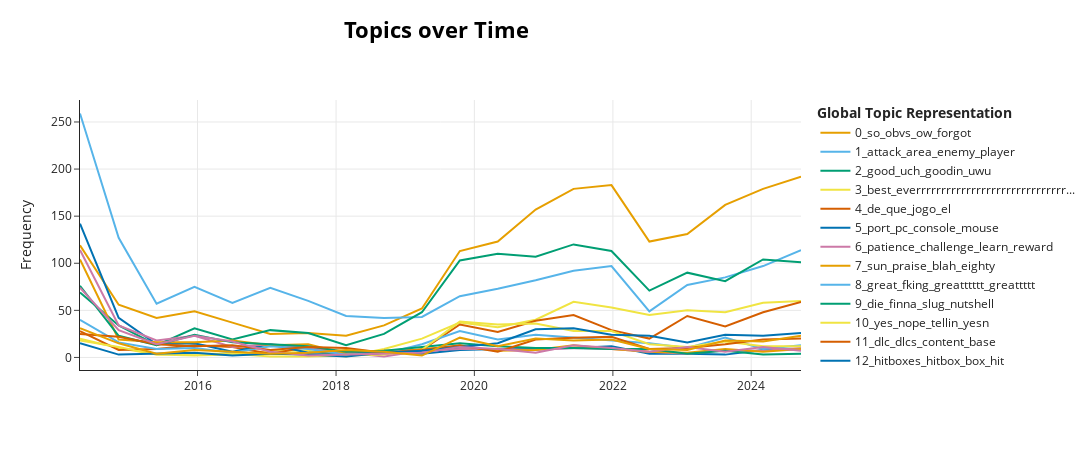

This figure's notebook cell:
### Code cell
topic_model.visualize_topics_over_time(topics_over_time, top_n_topics=15)

### Figure 1 — Plotly figure (JSON) as saved in the notebook; plotly's stock layout.template omitted (floating-point values rounded to 4 significant figures)
{"data": [{"hoverinfo": "text", "hovertext": ["<b>Topic 0</b><br>Words: ow, so, obvs, forgot, show", "<b>Topic 0</b><br>Words: so, obvs, ow, forgot, show", "<b>Topic 0</b><br>Words: so, obvs, ow, forgot, show", "<b>Topic 0</b><br>Words: so, obvs, ow, forgot, show", "<b>Topic 0</b><br>Words: so, obvs, ow, forgot, show", "<b>Topic 0</b><br>Words: so, obvs, ow, forgot, show", "<b>Topic 0</b><br>Words: so, obvs, ow, forgot, show", "<b>Topic 0</b><br>Words: so, obvs, ow, forgot, show", "<b>Topic 0</b><br>Words: show, so, obvs, ow, forgot", "<b>Topic 0</b><br>Words: so, obvs, ow, forgot, show", "<b>Topic 0</b><br>Words: so, obvs, ow, forgot, show", "<b>Topic 0</b><br>Words: so, obvs, ow, forgot, show", "<b>Topic 0</b><br>Words: last, so, obvs, ow, forgot", "<b>Topic 0</b><br>Words: show, so, obvs, ow, forgot", "<b>Topic 0</b><br>Words: so, obvs, ow, forgot, show", "<b>Topic 0</b><br>Words: forgot, so, obvs, ow, find", "<b>Topic 0</b><br>Words: obvs, so, ow, forgot, show", "<b>Topic 0</b><br>Words: so, obvs, ow, forgot, show", "<b>Topic 0</b><br>Words: find, so, obvs, ow, forgot", "<b>Topic 0</b><br>Words: last, so, obvs, ow, forgot"], "marker": {"color": "#E69F00"}, "mode": "lines", "name": "0_so_obvs_ow_forgot", "type": "scatter", "x": ["2014-04-20T18:06:56.036000", "2014-11-10T19:22:33.200000", "2015-05-29T20:36:41.400000", "2015-12-15T21:50:49.600000", "2016-07-02T23:04:57.800000", "2017-01-19T00:19:06", "2017-08-07T01:33:14.200000", "2018-02-23T02:47:22.400000", "2018-09-11T04:01:30.600000", "2019-03-30T05:15:38.800000", "2019-10-16T06:29:47", "2020-05-03T07:43:55.200000", "2020-11-19T08:58:03.400000", "2021-06-07T10:12:11.600000", "2021-12-24T11:26:19.800000", "2022-07-12T12:40:28", "2023-01-28T13:54:36.200000", "2023-08-16T15:08:44.400000", "2024-03-03T16:22:52.600000", "2024-09-19T17:37:00.800000"], "y": [119, 56, 42, 49, 37, 25, 26, 23, 34, 52, 113, 123, 157, 179, 183, 123, 131, 162, 179, 192]}, {"hoverinfo": "text", "hovertext": ["<b>Topic 1</b><br>Words: player, covenant, bonfire, weapon, attack", "<b>Topic 1</b><br>Words: player, matrixdll, area, new, summon", "<b>Topic 1</b><br>Words: player, enemy, place, fight, area", "<b>Topic 1</b><br>Words: katana, ice, chaos, rapier, sword", "<b>Topic 1</b><br>Words: area, player, weapon, attack, enemy", "<b>Topic 1</b><br>Words: player, attack, item, fight, weapon", "<b>Topic 1</b><br>Words: attack, area, covenant, item, enemy", "<b>Topic 1</b><br>Words: quote, attack, player, enemy, certain", "<b>Topic 1</b><br>Words: attack, player, damage, enemy, area", "<b>Topic 1</b><br>Words: moonlight, nigga, shawty, spotlight, trippin", "<b>Topic 1</b><br>Words: bean, attack, enemy, area, player", "<b>Topic 1</b><br>Words: attack, roll, area, enemy, animation", "<b>Topic 1</b><br>Words: tyrit, attack, roll, enemy, area", "<b>Topic 1</b><br>Words: attack, area, enemy, heal, roll", "<b>Topic 1</b><br>Words: attack, enemy, fight, area, roll", "<b>Topic 1</b><br>Words: estus, enemy, level, area, attack", "<b>Topic 1</b><br>Words: attack, animation, bos, enemy, level", "<b>Topic 1</b><br>Words: attack, td, bos, player, fight", "<b>Topic 1</b><br>Words: enemy, bos, area, attack, fight", "<b>Topic 1</b><br>Words: spoiler, area, enemy, fight, damage"], "marker": {"color": "#56B4E9"}, "mode": "lines", "name": "1_attack_area_enemy_player", "type": "scatter", "x": ["2014-04-20T18:06:56.036000", "2014-11-10T19:22:33.200000", "2015-05-29T20:36:41.400000", "2015-12-15T21:50:49.600000", "2016-07-02T23:04:57.800000", "2017-01-19T00:19:06", "2017-08-07T01:33:14.200000", "2018-02-23T02:47:22.400000", "2018-09-11T04:01:30.600000", "2019-03-30T05:15:38.800000", "2019-10-16T06:29:47", "2020-05-03T07:43:55.200000", "2020-11-19T08:58:03.400000", "2021-06-07T10:12:11.600000", "2021-12-24T11:26:19.800000", "2022-07-12T12:40:28", "2023-01-28T13:54:36.200000", "2023-08-16T15:08:44.400000", "2024-03-03T16:22:52.600000", "2024-09-19T17:37:00.800000"], "y": [259, 127, 57, 75, 58, 74, 60, 44, 42, 43, 65, 73, 82, 92, 97, 49, 77, 85, 97, 114]}, {"hoverinfo": "text", "hovertext": ["<b>Topic 2</b><br>Words: good, omg, as, goodin, uch", "<b>Topic 2</b><br>Words: good, dat, goodin, uch, uwu", "<b>Topic 2</b><br>Words: good, goodin, uch, uwu, noice", "<b>Topic 2</b><br>Words: good, goodin, uch, uwu, noice", "<b>Topic 2</b><br>Words: good, goodin, uch, uwu, noice", "<b>Topic 2</b><br>Words: good, goodin, uch, uwu, noice", "<b>Topic 2</b><br>Words: good, goodin, uch, uwu, noice", "<b>Topic 2</b><br>Words: good, man, uch, goodin, uwu", "<b>Topic 2</b><br>Words: good, goodin, uch, uwu, noice", "<b>Topic 2</b><br>Words: good, noice, goodin, uch, uwu", "<b>Topic 2</b><br>Words: good, goodin, uch, uwu, noice", "<b>Topic 2</b><br>Words: good, uch, vary, lol, dks", "<b>Topic 2</b><br>Words: good, goodin, uch, uwu, noice", "<b>Topic 2</b><br>Words: good, engage, thats, goodin, uch", "<b>Topic 2</b><br>Words: good, please, goodin, uch, uwu", "<b>Topic 2</b><br>Words: good, period, uch, goodin, uwu", "<b>Topic 2</b><br>Words: good, goodin, uch, uwu, noice", "<b>Topic 2</b><br>Words: good, goodin, uh, nioh, af", "<b>Topic 2</b><br>Words: good, ol, goodin, uch, uwu", "<b>Topic 2</b><br>Words: good, uwu, goodin, uch, noice"], "marker": {"color": "#009E73"}, "mode": "lines", "name": "2_good_uch_goodin_uwu", "type": "scatter", "x": ["2014-04-20T18:06:56.036000", "2014-11-10T19:22:33.200000", "2015-05-29T20:36:41.400000", "2015-12-15T21:50:49.600000", "2016-07-02T23:04:57.800000", "2017-01-19T00:19:06", "2017-08-07T01:33:14.200000", "2018-02-23T02:47:22.400000", "2018-09-11T04:01:30.600000", "2019-03-30T05:15:38.800000", "2019-10-16T06:29:47", "2020-05-03T07:43:55.200000", "2020-11-19T08:58:03.400000", "2021-06-07T10:12:11.600000", "2021-12-24T11:26:19.800000", "2022-07-12T12:40:28", "2023-01-28T13:54:36.200000", "2023-08-16T15:08:44.400000", "2024-03-03T16:22:52.600000", "2024-09-19T17:37:00.800000"], "y": [69, 34, 13, 31, 19, 29, 26, 13, 25, 48, 103, 110, 107, 120, 113, 71, 90, 81, 104, 101]}, {"hoverinfo": "text", "hovertext": ["<b>Topic 3</b><br>Words: best, since, everrrrrrrrrrrrrrrrrrrrrrrrrrrrrrrrrrrrrrrrrrrrrrrrrrrrrrrrrrrrrrrrrrrrrrrrrrrrrrrrrrrrrrrrrrrrrrrrrrrrrrr, ah, reckon", "<b>Topic 3</b><br>Words: best, everrrrrrrrrrrrrrrrrrrrrrrrrrrrrrrrrrrrrrrrrrrrrrrrrrrrrrrrrrrrrrrrrrrrrrrrrrrrrrrrrrrrrrrrrrrrrrrrrrrrrrr, ah, reckon, wtf", "<b>Topic 3</b><br>Words: best, everrrrrrrrrrrrrrrrrrrrrrrrrrrrrrrrrrrrrrrrrrrrrrrrrrrrrrrrrrrrrrrrrrrrrrrrrrrrrrrrrrrrrrrrrrrrrrrrrrrrrrr, ah, reckon, wtf", "<b>Topic 3</b><br>Words: best, everrrrrrrrrrrrrrrrrrrrrrrrrrrrrrrrrrrrrrrrrrrrrrrrrrrrrrrrrrrrrrrrrrrrrrrrrrrrrrrrrrrrrrrrrrrrrrrrrrrrrrr, ah, reckon, wtf", "<b>Topic 3</b><br>Words: best, lol, everrrrrrrrrrrrrrrrrrrrrrrrrrrrrrrrrrrrrrrrrrrrrrrrrrrrrrrrrrrrrrrrrrrrrrrrrrrrrrrrrrrrrrrrrrrrrrrrrrrrrrr, ah, reckon", "<b>Topic 3</b><br>Words: best, everrrrrrrrrrrrrrrrrrrrrrrrrrrrrrrrrrrrrrrrrrrrrrrrrrrrrrrrrrrrrrrrrrrrrrrrrrrrrrrrrrrrrrrrrrrrrrrrrrrrrrr, ah, reckon, wtf", "<b>Topic 3</b><br>Words: best, absolutely, everrrrrrrrrrrrrrrrrrrrrrrrrrrrrrrrrrrrrrrrrrrrrrrrrrrrrrrrrrrrrrrrrrrrrrrrrrrrrrrrrrrrrrrrrrrrrrrrrrrrrrr, ah, reckon", "<b>Topic 3</b><br>Words: best, everrrrrrrrrrrrrrrrrrrrrrrrrrrrrrrrrrrrrrrrrrrrrrrrrrrrrrrrrrrrrrrrrrrrrrrrrrrrrrrrrrrrrrrrrrrrrrrrrrrrrrr, ah, reckon, wtf", "<b>Topic 3</b><br>Words: best, everrrrrrrrrrrrrrrrrrrrrrrrrrrrrrrrrrrrrrrrrrrrrrrrrrrrrrrrrrrrrrrrrrrrrrrrrrrrrrrrrrrrrrrrrrrrrrrrrrrrrrr, ah, reckon, wtf", "<b>Topic 3</b><br>Words: best, btw, everrrrrrrrrrrrrrrrrrrrrrrrrrrrrrrrrrrrrrrrrrrrrrrrrrrrrrrrrrrrrrrrrrrrrrrrrrrrrrrrrrrrrrrrrrrrrrrrrrrrrrr, ah, reckon", "<b>Topic 3</b><br>Words: best, everrrrrrrrrrrrrrrrrrrrrrrrrrrrrrrrrrrrrrrrrrrrrrrrrrrrrrrrrrrrrrrrrrrrrrrrrrrrrrrrrrrrrrrrrrrrrrrrrrrrrrr, ah, reckon, wtf", "<b>Topic 3</b><br>Words: best, reckon, everrrrrrrrrrrrrrrrrrrrrrrrrrrrrrrrrrrrrrrrrrrrrrrrrrrrrrrrrrrrrrrrrrrrrrrrrrrrrrrrrrrrrrrrrrrrrrrrrrrrrrr, ah, wtf", "<b>Topic 3</b><br>Words: best, ah, everrrrrrrrrrrrrrrrrrrrrrrrrrrrrrrrrrrrrrrrrrrrrrrrrrrrrrrrrrrrrrrrrrrrrrrrrrrrrrrrrrrrrrrrrrrrrrrrrrrrrrr, reckon, wtf", "<b>Topic 3</b><br>Words: best, everrrrrrrrrrrrrrrrrrrrrrrrrrrrrrrrrrrrrrrrrrrrrrrrrrrrrrrrrrrrrrrrrrrrrrrrrrrrrrrrrrrrrrrrrrrrrrrrrrrrrrr, ah, reckon, wtf", "<b>Topic 3</b><br>Words: best, clearly, everrrrrrrrrrrrrrrrrrrrrrrrrrrrrrrrrrrrrrrrrrrrrrrrrrrrrrrrrrrrrrrrrrrrrrrrrrrrrrrrrrrrrrrrrrrrrrrrrrrrrrr, ah, reckon", "<b>Topic 3</b><br>Words: best, since, everrrrrrrrrrrrrrrrrrrrrrrrrrrrrrrrrrrrrrrrrrrrrrrrrrrrrrrrrrrrrrrrrrrrrrrrrrrrrrrrrrrrrrrrrrrrrrrrrrrrrrr, ah, reckon", "<b>Topic 3</b><br>Words: best, ah, yes, everrrrrrrrrrrrrrrrrrrrrrrrrrrrrrrrrrrrrrrrrrrrrrrrrrrrrrrrrrrrrrrrrrrrrrrrrrrrrrrrrrrrrrrrrrrrrrrrrrrrrrr, reckon", "<b>Topic 3</b><br>Words: best, serious, im, everrrrrrrrrrrrrrrrrrrrrrrrrrrrrrrrrrrrrrrrrrrrrrrrrrrrrrrrrrrrrrrrrrrrrrrrrrrrrrrrrrrrrrrrrrrrrrrrrrrrrrr, right", "<b>Topic 3</b><br>Words: best, everrrrrrrrrrrrrrrrrrrrrrrrrrrrrrrrrrrrrrrrrrrrrrrrrrrrrrrrrrrrrrrrrrrrrrrrrrrrrrrrrrrrrrrrrrrrrrrrrrrrrrr, ah, reckon, wtf", "<b>Topic 3</b><br>Words: best, wtf, everrrrrrrrrrrrrrrrrrrrrrrrrrrrrrrrrrrrrrrrrrrrrrrrrrrrrrrrrrrrrrrrrrrrrrrrrrrrrrrrrrrrrrrrrrrrrrrrrrrrrrr, ah, reckon"], "marker": {"color": "#F0E442"}, "mode": "lines", "name": "3_best_everrrrrrrrrrrrrrrrrrrrrrrrrrrrrr...", "type": "scatter", "x": ["2014-04-20T18:06:56.036000", "2014-11-10T19:22:33.200000", "2015-05-29T20:36:41.400000", "2015-12-15T21:50:49.600000", "2016-07-02T23:04:57.800000", "2017-01-19T00:19:06", "2017-08-07T01:33:14.200000", "2018-02-23T02:47:22.400000", "2018-09-11T04:01:30.600000", "2019-03-30T05:15:38.800000", "2019-10-16T06:29:47", "2020-05-03T07:43:55.200000", "2020-11-19T08:58:03.400000", "2021-06-07T10:12:11.600000", "2021-12-24T11:26:19.800000", "2022-07-12T12:40:28", "2023-01-28T13:54:36.200000", "2023-08-16T15:08:44.400000", "2024-03-03T16:22:52.600000", "2024-09-19T17:37:00.800000"], "y": [20, 10, 3, 2, 3, 7, 7, 1, 9, 20, 37, 32, 40, 59, 53, 45, 50, 48, 58, 60]}, {"hoverinfo": "text", "hovertext": ["<b>Topic 4</b><br>Words: que, de, jogo, el, joc", "<b>Topic 4</b><br>Words: de, que, jogo, la, et", "<b>Topic 4</b><br>Words: que, el, jogo, ncia, de", "<b>Topic 4</b><br>Words: que, de, jogo, se, vai", "<b>Topic 4</b><br>Words: de, el, que, la, en", "<b>Topic 4</b><br>Words: que, de, su, la, en", "<b>Topic 4</b><br>Words: que, la, se, el, de", "<b>Topic 4</b><br>Words: morrer, perfeito, matar, mais, se", "<b>Topic 4</b><br>Words: el, de, mintale, pentru, dolor", "<b>Topic 4</b><br>Words: jogo, que, para, de, jogar", "<b>Topic 4</b><br>Words: que, jogo, juegazo, de, pero", "<b>Topic 4</b><br>Words: jogo, que, de, ma, um", "<b>Topic 4</b><br>Words: novo, de, que, el, jogo", "<b>Topic 4</b><br>Words: que, de, jogo, juego, el", "<b>Topic 4</b><br>Words: de, la, que, el, juego", "<b>Topic 4</b><br>Words: que, de, pra, jogo, voc", "<b>Topic 4</b><br>Words: que, de, jogo, el, um", "<b>Topic 4</b><br>Words: te, odeio, amo, de, que", "<b>Topic 4</b><br>Words: de, que, juego, el, la", "<b>Topic 4</b><br>Words: que, de, jogo, la, el"], "marker": {"color": "#D55E00"}, "mode": "lines", "name": "4_de_que_jogo_el", "type": "scatter", "x": ["2014-04-20T18:06:56.036000", "2014-11-10T19:22:33.200000", "2015-05-29T20:36:41.400000", "2015-12-15T21:50:49.600000", "2016-07-02T23:04:57.800000", "2017-01-19T00:19:06", "2017-08-07T01:33:14.200000", "2018-02-23T02:47:22.400000", "2018-09-11T04:01:30.600000", "2019-03-30T05:15:38.800000", "2019-10-16T06:29:47", "2020-05-03T07:43:55.200000", "2020-11-19T08:58:03.400000", "2021-06-07T10:12:11.600000", "2021-12-24T11:26:19.800000", "2022-07-12T12:40:28", "2023-01-28T13:54:36.200000", "2023-08-16T15:08:44.400000", "2024-03-03T16:22:52.600000", "2024-09-19T17:37:00.800000"], "y": [28, 8, 9, 13, 11, 4, 11, 5, 7, 8, 35, 27, 39, 45, 29, 20, 44, 33, 48, 59]}, {"hoverinfo": "text", "hovertext": ["<b>Topic 5</b><br>Words: port, console, pc, mouse, button", "<b>Topic 5</b><br>Words: port, pc, console, mouse, button", "<b>Topic 5</b><br>Words: port, console, controller, display, pc", "<b>Topic 5</b><br>Words: port, der, pc, schlechtesten, coudnt", "<b>Topic 5</b><br>Words: port, negetively, chromosome, failing, st", "<b>Topic 5</b><br>Words: port, console, pc, sloppy, tooltips", "<b>Topic 5</b><br>Words: factial, port, disapointing, unplayable, wierd", "<b>Topic 5</b><br>Words: port, rb, interface, sensitivity, mouse", "<b>Topic 5</b><br>Words: config, port, consol, incompentent, lemon", "<b>Topic 5</b><br>Words: port, crash, stratus, steelseries, bluetooth", "<b>Topic 5</b><br>Words: port, lousy, conttoller, controller, pc", "<b>Topic 5</b><br>Words: port, xyab, addressed, screwing, xbox", "<b>Topic 5</b><br>Words: port, ui, playstation, press, xbox", "<b>Topic 5</b><br>Words: port, thaat, console, cache, pc", "<b>Topic 5</b><br>Words: port, prompt, unplayable, console, codename", "<b>Topic 5</b><br>Words: supernice, port, dysfunctional, amnesia, limitation", "<b>Topic 5</b><br>Words: exemple, shitshow, port, dissapointing, functional", "<b>Topic 5</b><br>Words: port, reset, iterate, accessibility, pc", "<b>Topic 5</b><br>Words: port, hid, screening, compaint, bindings", "<b>Topic 5</b><br>Words: port, plug, impenetrably, completaly, documented"], "marker": {"color": "#0072B2"}, "mode": "lines", "name": "5_port_pc_console_mouse", "type": "scatter", "x": ["2014-04-20T18:06:56.036000", "2014-11-10T19:22:33.200000", "2015-05-29T20:36:41.400000", "2015-12-15T21:50:49.600000", "2016-07-02T23:04:57.800000", "2017-01-19T00:19:06", "2017-08-07T01:33:14.200000", "2018-02-23T02:47:22.400000", "2018-09-11T04:01:30.600000", "2019-03-30T05:15:38.800000", "2019-10-16T06:29:47", "2020-05-03T07:43:55.200000", "2020-11-19T08:58:03.400000", "2021-06-07T10:12:11.600000", "2021-12-24T11:26:19.800000", "2022-07-12T12:40:28", "2023-01-28T13:54:36.200000", "2023-08-16T15:08:44.400000", "2024-03-03T16:22:52.600000", "2024-09-19T17:37:00.800000"], "y": [142, 42, 14, 15, 6, 14, 5, 5, 6, 4, 8, 9, 9, 10, 12, 4, 4, 3, 8, 9]}, {"hoverinfo": "text", "hovertext": ["<b>Topic 6</b><br>Words: gamer, patience, challenge, feeling, learn", "<b>Topic 6</b><br>Words: discovery, patience, reward, challenge, loose", "<b>Topic 6</b><br>Words: gift, unravel, trial, curve, learn", "<b>Topic 6</b><br>Words: died, die, minecraft, progress, xd", "<b>Topic 6</b><br>Words: comprehensive, firepit, confirmation, conpare, bracelet", "<b>Topic 6</b><br>Words: criterion, envinronment, alreadt, cumulate, torwards", "<b>Topic 6</b><br>Words: resume, opperation, dissapionted, pip, excpect", "<b>Topic 6</b><br>Words: masicists, knotch, whas, incursion, addictiveness", "<b>Topic 6</b><br>Words: leibniz, omnipotence, gottfried, philosopher, develop", "<b>Topic 6</b><br>Words: giiiit, dispute, coolness, guuuuud, hysterically", "<b>Topic 6</b><br>Words: shrug, adapt, pushy, perseverance, liberate", "<b>Topic 6</b><br>Words: healthy, liike, adaptavility, personage, unliked", "<b>Topic 6</b><br>Words: frankesque, platinum, aspires, brazen, repeatedily", "<b>Topic 6</b><br>Words: backhand, tri, interval, coherent, sidequest", "<b>Topic 6</b><br>Words: uplifting, seeps, unfiorgiven, seconded, pervasive", "<b>Topic 6</b><br>Words: mentality, frustarating, coneys, dropper, replenishes", "<b>Topic 6</b><br>Words: enjoin, happily, prevalent, parent, keeper", "<b>Topic 6</b><br>Words: wishing, zim, resurrection, newgrounds, seminar", "<b>Topic 6</b><br>Words: confused, playthrough, unpleasent, ninjas, mentionable", "<b>Topic 6</b><br>Words: consequentially, brainrotted, resilient, depression, beyond"], "marker": {"color": "#CC79A7"}, "mode": "lines", "name": "6_patience_challenge_learn_reward", "type": "scatter", "x": ["2014-04-20T18:06:56.036000", "2014-11-10T19:22:33.200000", "2015-05-29T20:36:41.400000", "2015-12-15T21:50:49.600000", "2016-07-02T23:04:57.800000", "2017-01-19T00:19:06", "2017-08-07T01:33:14.200000", "2018-02-23T02:47:22.400000", "2018-09-11T04:01:30.600000", "2019-03-30T05:15:38.800000", "2019-10-16T06:29:47", "2020-05-03T07:43:55.200000", "2020-11-19T08:58:03.400000", "2021-06-07T10:12:11.600000", "2021-12-24T11:26:19.800000", "2022-07-12T12:40:28", "2023-01-28T13:54:36.200000", "2023-08-16T15:08:44.400000", "2024-03-03T16:22:52.600000", "2024-09-19T17:37:00.800000"], "y": [114, 34, 18, 23, 11, 14, 10, 5, 1, 7, 9, 9, 8, 10, 9, 6, 4, 8, 7, 10]}, {"hoverinfo": "text", "hovertext": ["<b>Topic 7</b><br>Words: sun, praise, blah, sunlight, hourra", "<b>Topic 7</b><br>Words: sun, praise, sunlight, directx, enhance", "<b>Topic 7</b><br>Words: sun, praise, eighty, matey, mufaka", "<b>Topic 7</b><br>Words: sun, praise, goty, addict, im", "<b>Topic 7</b><br>Words: sun, praise, praising, skyrim, hole", "<b>Topic 7</b><br>Words: sun, praise, sunny, blah, eighty", "<b>Topic 7</b><br>Words: sun, praise, gravity, wary, consume", "<b>Topic 7</b><br>Words: blah, sun, praise, meme, shit", "<b>Topic 7</b><br>Words: sun, praise, blah, eighty, sunlight", "<b>Topic 7</b><br>Words: sun, praise, sunnnnnnnnnn, uncle, creepy", "<b>Topic 7</b><br>Words: sun, praise, favourite, masterpiece, blah", "<b>Topic 7</b><br>Words: sun, praise, blah, eighty, sunlight", "<b>Topic 7</b><br>Words: sun, praise, suck, blah, eighty", "<b>Topic 7</b><br>Words: sun, praise, odball, ok, pain", "<b>Topic 7</b><br>Words: sun, praise, solaire, completion, blah", "<b>Topic 7</b><br>Words: sun, praise, server, back, blah", "<b>Topic 7</b><br>Words: sun, praise, blah, eighty, sunlight", "<b>Topic 7</b><br>Words: sun, praise, salute, moon, blah", "<b>Topic 7</b><br>Words: sun, praise, hoorah, swallow, da", "<b>Topic 7</b><br>Words: sun, praise, persists, luv, pray"], "marker": {"color": "#E69F00"}, "mode": "lines", "name": "7_sun_praise_blah_eighty", "type": "scatter", "x": ["2014-04-20T18:06:56.036000", "2014-11-10T19:22:33.200000", "2015-05-29T20:36:41.400000", "2015-12-15T21:50:49.600000", "2016-07-02T23:04:57.800000", "2017-01-19T00:19:06", "2017-08-07T01:33:14.200000", "2018-02-23T02:47:22.400000", "2018-09-11T04:01:30.600000", "2019-03-30T05:15:38.800000", "2019-10-16T06:29:47", "2020-05-03T07:43:55.200000", "2020-11-19T08:58:03.400000", "2021-06-07T10:12:11.600000", "2021-12-24T11:26:19.800000", "2022-07-12T12:40:28", "2023-01-28T13:54:36.200000", "2023-08-16T15:08:44.400000", "2024-03-03T16:22:52.600000", "2024-09-19T17:37:00.800000"], "y": [104, 19, 16, 16, 18, 13, 14, 4, 4, 9, 12, 7, 8, 13, 9, 6, 5, 9, 6, 9]}, {"hoverinfo": "text", "hovertext": ["<b>Topic 8</b><br>Words: great, fking, greattttt, greatttttt, outta", "<b>Topic 8</b><br>Words: great, fking, greattttt, greatttttt, outta", "<b>Topic 8</b><br>Words: great, fking, greattttt, greatttttt, outta", "<b>Topic 8</b><br>Words: great, fking, greattttt, greatttttt, outta", "<b>Topic 8</b><br>Words: great, fking, greattttt, greatttttt, outta", "<b>Topic 8</b><br>Words: great, fking, greattttt, greatttttt, outta", "<b>Topic 8</b><br>Words: great, fking, greattttt, greatttttt, outta", "<b>Topic 8</b><br>Words: great, fking, greattttt, greatttttt, outta", "<b>Topic 8</b><br>Words: great, fking, greattttt, greatttttt, outta", "<b>Topic 8</b><br>Words: great, fking, greattttt, greatttttt, outta", "<b>Topic 8</b><br>Words: great, greattttt, greatttttt, outta, fking", "<b>Topic 8</b><br>Words: great, fking, greattttt, greatttttt, outta", "<b>Topic 8</b><br>Words: great, fking, greattttt, greatttttt, outta", "<b>Topic 8</b><br>Words: great, fking, greattttt, greatttttt, outta", "<b>Topic 8</b><br>Words: great, fking, greattttt, greatttttt, outta", "<b>Topic 8</b><br>Words: great, fking, greattttt, greatttttt, even", "<b>Topic 8</b><br>Words: great, fking, greattttt, greatttttt, outta", "<b>Topic 8</b><br>Words: great, fking, greattttt, greatttttt, outta", "<b>Topic 8</b><br>Words: great, wonderful, fking, greattttt, greatttttt", "<b>Topic 8</b><br>Words: great, fking, greattttt, greatttttt, outta"], "marker": {"color": "#56B4E9"}, "mode": "lines", "name": "8_great_fking_greatttttt_greattttt", "type": "scatter", "x": ["2014-04-20T18:06:56.036000", "2014-11-10T19:22:33.200000", "2015-05-29T20:36:41.400000", "2015-12-15T21:50:49.600000", "2016-07-02T23:04:57.800000", "2017-01-19T00:19:06", "2017-08-07T01:33:14.200000", "2018-02-23T02:47:22.400000", "2018-09-11T04:01:30.600000", "2019-03-30T05:15:38.800000", "2019-10-16T06:29:47", "2020-05-03T07:43:55.200000", "2020-11-19T08:58:03.400000", "2021-06-07T10:12:11.600000", "2021-12-24T11:26:19.800000", "2022-07-12T12:40:28", "2023-01-28T13:54:36.200000", "2023-08-16T15:08:44.400000", "2024-03-03T16:22:52.600000", "2024-09-19T17:37:00.800000"], "y": [40, 16, 9, 10, 5, 12, 9, 3, 4, 14, 28, 19, 24, 21, 18, 15, 10, 21, 9, 13]}, {"hoverinfo": "text", "hovertext": ["<b>Topic 9</b><br>Words: die, slug, nutshell, perfection, rip", "<b>Topic 9</b><br>Words: die, sometimes, finna, slug, nutshell", "<b>Topic 9</b><br>Words: die, lie, yeah, finna, slug", "<b>Topic 9</b><br>Words: die, sometimes, finna, slug, nutshell", "<b>Topic 9</b><br>Words: die, oh, finna, slug, nutshell", "<b>Topic 9</b><br>Words: die, finna, slug, nutshell, yay", "<b>Topic 9</b><br>Words: die, welcome, finna, slug, nutshell", "<b>Topic 9</b><br>Words: die, sure, finna, slug, nutshell", "<b>Topic 9</b><br>Words: die, finna, slug, nutshell, yay", "<b>Topic 9</b><br>Words: die, finna, slug, nutshell, yay", "<b>Topic 9</b><br>Words: die, tire, thats, okay, dont", "<b>Topic 9</b><br>Words: finna, die, slug, nutshell, yay", "<b>Topic 9</b><br>Words: die, didnt, finna, slug, nutshell", "<b>Topic 9</b><br>Words: die, son, must, finna, slug", "<b>Topic 9</b><br>Words: die, yes, finna, slug, nutshell", "<b>Topic 9</b><br>Words: die, finna, slug, nutshell, yay", "<b>Topic 9</b><br>Words: yay, die, finna, slug, nutshell", "<b>Topic 9</b><br>Words: die, finna, slug, nutshell, yay", "<b>Topic 9</b><br>Words: die, finna, slug, nutshell, yay", "<b>Topic 9</b><br>Words: die, finna, slug, nutshell, yay"], "marker": {"color": "#009E73"}, "mode": "lines", "name": "9_die_finna_slug_nutshell", "type": "scatter", "x": ["2014-04-20T18:06:56.036000", "2014-11-10T19:22:33.200000", "2015-05-29T20:36:41.400000", "2015-12-15T21:50:49.600000", "2016-07-02T23:04:57.800000", "2017-01-19T00:19:06", "2017-08-07T01:33:14.200000", "2018-02-23T02:47:22.400000", "2018-09-11T04:01:30.600000", "2019-03-30T05:15:38.800000", "2019-10-16T06:29:47", "2020-05-03T07:43:55.200000", "2020-11-19T08:58:03.400000", "2021-06-07T10:12:11.600000", "2021-12-24T11:26:19.800000", "2022-07-12T12:40:28", "2023-01-28T13:54:36.200000", "2023-08-16T15:08:44.400000", "2024-03-03T16:22:52.600000", "2024-09-19T17:37:00.800000"], "y": [76, 23, 13, 24, 16, 14, 12, 6, 7, 11, 15, 12, 10, 10, 9, 9, 4, 7, 3, 4]}, {"hoverinfo": "text", "hovertext": ["<b>Topic 10</b><br>Words: yes, frog, nope, tellin, yesn", "<b>Topic 10</b><br>Words: yes, nope, tellin, yesn, yessir", "<b>Topic 10</b><br>Words: yes, nope, tellin, yesn, yessir", "<b>Topic 10</b><br>Words: yes, nope, tellin, yesn, yessir", "<b>Topic 10</b><br>Words: yes, nope, tellin, yesn, yessir", "<b>Topic 10</b><br>Words: yes, nope, tellin, yesn, yessir", "<b>Topic 10</b><br>Words: yes, nope, tellin, yesn, yessir", "<b>Topic 10</b><br>Words: yes, nope, tellin, yesn, yessir", "<b>Topic 10</b><br>Words: yes, nope, tellin, yesn, yessir", "<b>Topic 10</b><br>Words: yes, nope, tellin, yesn, yessir", "<b>Topic 10</b><br>Words: yes, nope, tellin, yesn, yessir", "<b>Topic 10</b><br>Words: yes, yesn, nope, tellin, yessir", "<b>Topic 10</b><br>Words: yes, sir, nope, tellin, yesn", "<b>Topic 10</b><br>Words: yes, nope, tellin, yesn, yessir", "<b>Topic 10</b><br>Words: yes, tellin, body, nope, mind", "<b>Topic 10</b><br>Words: yes, nope, tellin, yesn, yessir", "<b>Topic 10</b><br>Words: yes, yessir, nope, tellin, yesn", "<b>Topic 10</b><br>Words: yes, nope, tellin, yesn, yessir", "<b>Topic 10</b><br>Words: yes, nope, tellin, yesn, yessir"], "marker": {"color": "#F0E442"}, "mode": "lines", "name": "10_yes_nope_tellin_yesn", "type": "scatter", "x": ["2014-04-20T18:06:56.036000", "2014-11-10T19:22:33.200000", "2015-05-29T20:36:41.400000", "2015-12-15T21:50:49.600000", "2016-07-02T23:04:57.800000", "2017-01-19T00:19:06", "2017-08-07T01:33:14.200000", "2018-09-11T04:01:30.600000", "2019-03-30T05:15:38.800000", "2019-10-16T06:29:47", "2020-05-03T07:43:55.200000", "2020-11-19T08:58:03.400000", "2021-06-07T10:12:11.600000", "2021-12-24T11:26:19.800000", "2022-07-12T12:40:28", "2023-01-28T13:54:36.200000", "2023-08-16T15:08:44.400000", "2024-03-03T16:22:52.600000", "2024-09-19T17:37:00.800000"], "y": [18, 11, 3, 4, 4, 1, 1, 3, 8, 38, 35, 36, 28, 28, 14, 11, 17, 12, 12]}, {"hoverinfo": "text", "hovertext": ["<b>Topic 11</b><br>Words: dlc, hench, guerillimo, flims, toro", "<b>Topic 11</b><br>Words: dlc, deadlocked, fuffilling, puchase, staph", "<b>Topic 11</b><br>Words: doggy, dlc, recomment, ded, fuckyes", "<b>Topic 11</b><br>Words: dlc, firelinkshine, undervalue, wave, cought", "<b>Topic 11</b><br>Words: dlc, ardent, admirer, dysfunctional, worked", "<b>Topic 11</b><br>Words: espacially, fookin, dlc, fairly, thru", "<b>Topic 11</b><br>Words: dlcs, afford, dlc, axe, succeed", "<b>Topic 11</b><br>Words: bouhgt, bakcstabs, dlcs, edtion, blew", "<b>Topic 11</b><br>Words: ddlc, secretely, dlc, dlcs, fuckin", "<b>Topic 11</b><br>Words: seriers, suprises, lit, content, dlc", "<b>Topic 11</b><br>Words: dlc, fucked, dlcs, definite, laughable", "<b>Topic 11</b><br>Words: souslborne, abortion, campaign, bought, dlc", "<b>Topic 11</b><br>Words: dlc, dlcs, joyful, pissed, trump", "<b>Topic 11</b><br>Words: dlc, dlcs, designed, poopoo, lotta", "<b>Topic 11</b><br>Words: dlc, dlcs, smelly, string, forgot", "<b>Topic 11</b><br>Words: primo, dlc, sublime, clock, league", "<b>Topic 11</b><br>Words: dlc, obviously, abusive, audience, worst", "<b>Topic 11</b><br>Words: dlc, nifty, finnished, tire, sotf", "<b>Topic 11</b><br>Words: dlc, quater, riddled, dlcs, misinformation", "<b>Topic 11</b><br>Words: dlc, dlcs, steamthumbsdown, electrocution, ahaaaaaaaaaaaaaaaaaaaaahhhhhhhhhghhh"], "marker": {"color": "#D55E00"}, "mode": "lines", "name": "11_dlc_dlcs_content_base", "type": "scatter", "x": ["2014-04-20T18:06:56.036000", "2014-11-10T19:22:33.200000", "2015-05-29T20:36:41.400000", "2015-12-15T21:50:49.600000", "2016-07-02T23:04:57.800000", "2017-01-19T00:19:06", "2017-08-07T01:33:14.200000", "2018-02-23T02:47:22.400000", "2018-09-11T04:01:30.600000", "2019-03-30T05:15:38.800000", "2019-10-16T06:29:47", "2020-05-03T07:43:55.200000", "2020-11-19T08:58:03.400000", "2021-06-07T10:12:11.600000", "2021-12-24T11:26:19.800000", "2022-07-12T12:40:28", "2023-01-28T13:54:36.200000", "2023-08-16T15:08:44.400000", "2024-03-03T16:22:52.600000", "2024-09-19T17:37:00.800000"], "y": [25, 22, 14, 12, 13, 8, 11, 10, 5, 8, 13, 6, 19, 21, 22, 9, 10, 14, 19, 20]}, {"hoverinfo": "text", "hovertext": ["<b>Topic 12</b><br>Words: hitboxes, hitbox, box, erroneous, expiration", "<b>Topic 12</b><br>Words: ok, hitbox, wierd, netcode, hitboxes", "<b>Topic 12</b><br>Words: complane, hitbox, sugest, exept, hitboxes", "<b>Topic 12</b><br>Words: hitboxes, relate, terrible, expect, issue", "<b>Topic 12</b><br>Words: whaaaat, hitbox, yup, hitboxes, machine", "<b>Topic 12</b><br>Words: hitbox, balancing, detection, hacker, ignore", "<b>Topic 12</b><br>Words: hitboxes, thing, hitbox, box, hit", "<b>Topic 12</b><br>Words: dditors, hitboxes, doubleclick, attacking, retarded", "<b>Topic 12</b><br>Words: hitboxes, fatty, detection, unresponsive, box", "<b>Topic 12</b><br>Words: hitboxes, hurtboxes, recur, passable, shitty", "<b>Topic 12</b><br>Words: hitboxes, hitbox, box, kerry, brincadera", "<b>Topic 12</b><br>Words: hitboxes, hitbox, box, wayyyyyy, quebrada", "<b>Topic 12</b><br>Words: hitboxes, box, hitbox, quirkiest, retardisam", "<b>Topic 12</b><br>Words: hitboxes, hitbox, box, shitty, shiitbox", "<b>Topic 12</b><br>Words: hitbox, hitboxes, box, goofy, rodeo", "<b>Topic 12</b><br>Words: box, hitboxes, hitbox, fartbox, ss", "<b>Topic 12</b><br>Words: hitboxes, box, hitbox, caetus, totem", "<b>Topic 12</b><br>Words: hitbox, hitboxes, box, dawgshi, terriuble", "<b>Topic 12</b><br>Words: hitboxes, hitbox, box, pyrocynicals, swirly"], "marker": {"color": "#0072B2"}, "mode": "lines", "name": "12_hitboxes_hitbox_box_hit", "type": "scatter", "x": ["2014-04-20T18:06:56.036000", "2014-11-10T19:22:33.200000", "2015-12-15T21:50:49.600000", "2016-07-02T23:04:57.800000", "2017-01-19T00:19:06", "2017-08-07T01:33:14.200000", "2018-02-23T02:47:22.400000", "2018-09-11T04:01:30.600000", "2019-03-30T05:15:38.800000", "2019-10-16T06:29:47", "2020-05-03T07:43:55.200000", "2020-11-19T08:58:03.400000", "2021-06-07T10:12:11.600000", "2021-12-24T11:26:19.800000", "2022-07-12T12:40:28", "2023-01-28T13:54:36.200000", "2023-08-16T15:08:44.400000", "2024-03-03T16:22:52.600000", "2024-09-19T17:37:00.800000"], "y": [15, 3, 5, 2, 4, 3, 1, 5, 7, 11, 15, 30, 31, 24, 23, 16, 24, 23, 26]}, {"hoverinfo": "text", "hovertext": ["<b>Topic 13</b><br>Words: rage, anger, quit, induce, angry", "<b>Topic 13</b><br>Words: rage, quit, anger, simulator, fury", "<b>Topic 13</b><br>Words: rage, peresent, sorry, pissy, quit", "<b>Topic 13</b><br>Words: rage, quit, ragequit, anger, angry", "<b>Topic 13</b><br>Words: rage, anger, singularity, titonite, enraged", "<b>Topic 13</b><br>Words: rage, unadultured, induce, quit, thay", "<b>Topic 13</b><br>Words: yourselfs, rage, chair, prepare, ball", "<b>Topic 13</b><br>Words: choosen, rage, extreamly, anger, peace", "<b>Topic 13</b><br>Words: rage, incarnate, quitter, equation, physically", "<b>Topic 13</b><br>Words: rage, anger, quit, step, stubborness", "<b>Topic 13</b><br>Words: rage, anger, gooood, friendship, betray", "<b>Topic 13</b><br>Words: rage, simulator, inducing, quit, fine", "<b>Topic 13</b><br>Words: rage, quit, therapeuticness, anger, frustration", "<b>Topic 13</b><br>Words: rage, quit, lajk, angry, higly", "<b>Topic 13</b><br>Words: anger, therapy, management, rage, disdain", "<b>Topic 13</b><br>Words: rage, anger, burst, rrr, artworkis", "<b>Topic 13</b><br>Words: rage, anger, murderous, fury, fathom", "<b>Topic 13</b><br>Words: rage, quit, circumcision, ragebait, epilepsy", "<b>Topic 13</b><br>Words: rage, daydream, ragebaiting, shrimp, ragebait"], "marker": {"color": "#CC79A7"}, "mode": "lines", "name": "13_rage_anger_quit_angry", "type": "scatter", "x": ["2014-04-20T18:06:56.036000", "2014-11-10T19:22:33.200000", "2015-05-29T20:36:41.400000", "2015-12-15T21:50:49.600000", "2016-07-02T23:04:57.800000", "2017-01-19T00:19:06", "2017-08-07T01:33:14.200000", "2018-09-11T04:01:30.600000", "2019-03-30T05:15:38.800000", "2019-10-16T06:29:47", "2020-05-03T07:43:55.200000", "2020-11-19T08:58:03.400000", "2021-06-07T10:12:11.600000", "2021-12-24T11:26:19.800000", "2022-07-12T12:40:28", "2023-01-28T13:54:36.200000", "2023-08-16T15:08:44.400000", "2024-03-03T16:22:52.600000", "2024-09-19T17:37:00.800000"], "y": [74, 29, 14, 23, 17, 6, 2, 4, 5, 11, 9, 5, 13, 10, 6, 11, 6, 11, 7]}, {"hoverinfo": "text", "hovertext": ["<b>Topic 14</b><br>Words: director, storyline, funbus, comparison, pale", "<b>Topic 14</b><br>Words: rhythm, cliffhanger, finaly, differentiate, metroidvania", "<b>Topic 14</b><br>Words: horizontal, ressurected, whihc, punshises, concerning", "<b>Topic 14</b><br>Words: minecraft, communicate, thematically, descisions, customized", "<b>Topic 14</b><br>Words: copleted, hireling, bullshot, claimed, hoocked", "<b>Topic 14</b><br>Words: rectum, sadism, zerg, gratify, gig", "<b>Topic 14</b><br>Words: manga, spears, variegated, completeness, beckoning", "<b>Topic 14</b><br>Words: drowsy, lttle, graffiti, meatier, unfortuantely", "<b>Topic 14</b><br>Words: versatile, footage, referrential, helixacodon, gamified", "<b>Topic 14</b><br>Words: fiendishly, toxicity, unsuccessful, fireplace, dislike", "<b>Topic 14</b><br>Words: stance, soundtrack, weak, counterpart, world", "<b>Topic 14</b><br>Words: title, punishment, foundation, sense, crisscross", "<b>Topic 14</b><br>Words: umbeatable, franchise, soundtrack, variety, dive", "<b>Topic 14</b><br>Words: scholar, sounds, gazing, scholars, trinket", "<b>Topic 14</b><br>Words: drab, navigation, fascinate, plot, successfully", "<b>Topic 14</b><br>Words: cookout, takedown, cels, cliffsides, drakekeeper", "<b>Topic 14</b><br>Words: unsatisfying, eyrie, empty, vast, enemiy", "<b>Topic 14</b><br>Words: theme, nominate, blighttown, confuse, ugly", "<b>Topic 14</b><br>Words: duration, dated, crucial, felt, disjoint", "<b>Topic 14</b><br>Words: theme, climactic, end, consistent, despite"], "marker": {"color": "#E69F00"}, "mode": "lines", "name": "14_title_world_feel_design", "type": "scatter", "x": ["2014-04-20T18:06:56.036000", "2014-11-10T19:22:33.200000", "2015-05-29T20:36:41.400000", "2015-12-15T21:50:49.600000", "2016-07-02T23:04:57.800000", "2017-01-19T00:19:06", "2017-08-07T01:33:14.200000", "2018-02-23T02:47:22.400000", "2018-09-11T04:01:30.600000", "2019-03-30T05:15:38.800000", "2019-10-16T06:29:47", "2020-05-03T07:43:55.200000", "2020-11-19T08:58:03.400000", "2021-06-07T10:12:11.600000", "2021-12-24T11:26:19.800000", "2022-07-12T12:40:28", "2023-01-28T13:54:36.200000", "2023-08-16T15:08:44.400000", "2024-03-03T16:22:52.600000", "2024-09-19T17:37:00.800000"], "y": [31, 15, 4, 8, 6, 4, 5, 8, 6, 2, 21, 12, 20, 18, 19, 9, 8, 18, 17, 23]}], "layout": {"height": 450, "hoverlabel": {"bgcolor": "white", "font": {"family": "Rockwell", "size": 16}}, "legend": {"title": {"text": "<b>Global Topic Representation"}}, "title": {"font": {"color": "Black", "size": 22}, "text": "<b>Topics over Time</b>", "x": 0.4, "xanchor": "center", "y": 0.95, "yanchor": "top"}, "width": 1250, "xaxis": {"showgrid": true}, "yaxis": {"showgrid": true, "title": {"text": "Frequency"}}}}
